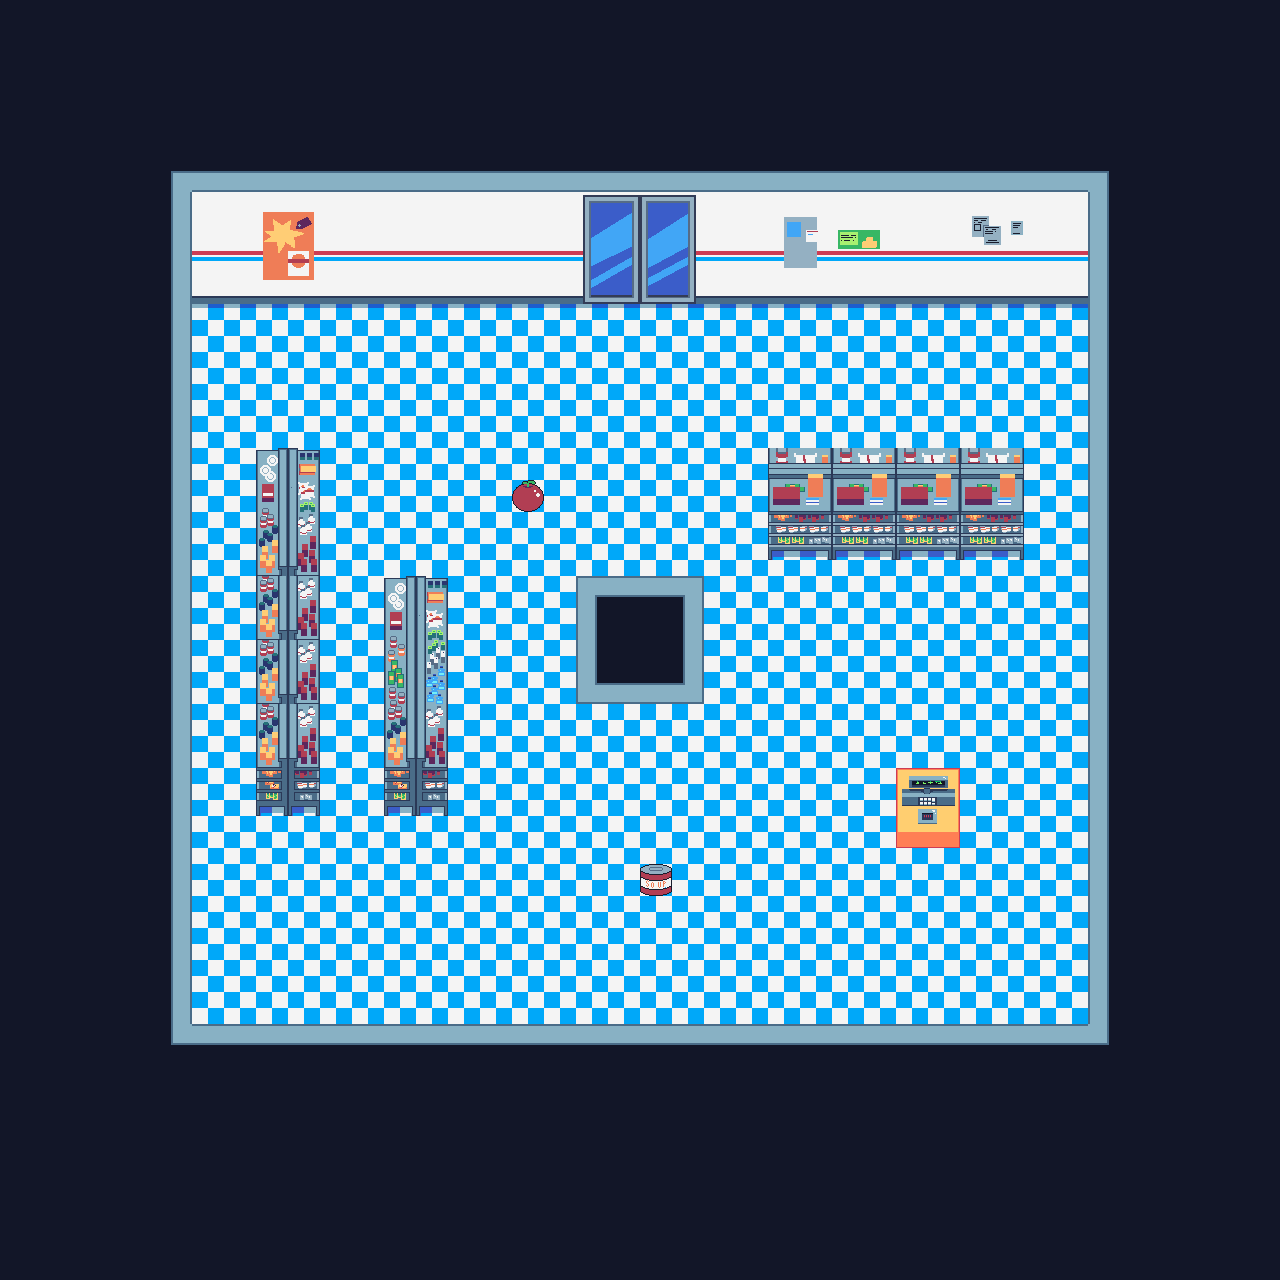

This is a level from a 2D game, rendered from its Tiled map with the project's own tilesets. A one-line summary and the complete map file follow:
An orthogonal 20x20 tile map with 64x64 px tiles, 2 tile layers (Floor, Mock Items), 2 tilesets and 14 objects (Exit, Player).

<map version="1.2" tiledversion="1.3.4" orientation="orthogonal" renderorder="right-down" width="20" height="20" tilewidth="64" tileheight="64" infinite="0" nextlayerid="7" nextobjectid="19">
 <tileset firstgid="1" name="tileset" tilewidth="64" tileheight="64" tilecount="42" columns="7">
  <image source="../tilesv3.png" width="448" height="384" />
 </tileset>
 <tileset firstgid="43" name="items_set" tilewidth="32" tileheight="32" tilecount="16" columns="4">
  <image source="../items_set.png" width="128" height="128" />
 </tileset>
 <layer id="1" name="Floor" width="20" height="20">
  <data encoding="csv">
23,23,23,23,23,23,23,23,23,23,23,23,23,23,23,23,23,23,23,23,
23,23,23,23,23,23,23,23,23,23,23,23,23,23,23,23,23,23,23,23,
23,23,1,30,30,30,30,30,30,30,30,30,30,30,30,30,30,2,23,23,
23,23,24,18,34,18,18,18,18,6,7,18,20,21,18,35,18,22,23,23,
23,23,24,25,41,25,25,25,25,13,14,25,27,28,25,42,25,22,23,23,
23,23,24,32,32,32,32,32,32,32,32,32,32,32,32,32,32,22,23,23,
23,23,24,32,32,32,32,32,32,32,32,32,32,32,32,32,32,22,23,23,
23,23,24,32,12,32,32,32,32,32,32,32,3,3,3,3,32,22,23,23,
23,23,24,32,26,32,32,32,32,32,32,32,10,10,10,10,32,22,23,23,
23,23,24,32,26,32,12,32,32,15,17,32,32,32,32,32,32,22,23,23,
23,23,24,32,26,32,19,32,32,29,31,32,32,32,32,32,32,22,23,23,
23,23,24,32,26,32,26,32,32,32,32,32,32,32,32,32,32,22,23,23,
23,23,24,32,33,32,33,32,32,32,32,32,32,32,4,32,32,22,23,23,
23,23,24,32,32,32,32,32,32,32,32,32,32,32,11,32,32,22,23,23,
23,23,24,32,32,32,32,32,32,32,32,32,32,32,32,32,32,22,23,23,
23,23,24,32,32,32,32,32,32,32,32,32,32,32,32,32,32,22,23,23,
23,23,8,16,16,16,16,16,16,16,16,16,16,16,16,16,16,9,23,23,
23,23,23,23,23,23,23,23,23,23,23,23,23,23,23,23,23,23,23,23,
23,23,23,23,23,23,23,23,23,23,23,23,23,23,23,23,23,23,23,23,
23,23,23,23,23,23,23,23,23,23,23,23,23,23,23,23,23,23,23,23
</data>
 </layer>
 <objectgroup color="#55ff00" id="2" name="Items">
  <object id="17" x="848" y="604.333" width="32" height="32">
   <properties>
    <property name="filename" value="toilet.png" />
   </properties>
  </object>
  <object id="18" x="663.333" y="476.667" width="32" height="32">
   <properties>
    <property name="filename" value="carrot.png" />
   </properties>
  </object>
 </objectgroup>
 <objectgroup color="#000000" id="6" name="Walls">
  <object id="1" x="128" y="128" width="1024" height="127" />
  <object id="2" x="1088" y="253" width="64" height="771" />
  <object id="3" x="128" y="1024" width="1024" height="64" />
  <object id="4" x="128" y="255" width="64" height="769" />
  <object id="5" x="576" y="576" width="128" height="128" />
  <object id="6" x="256" y="448" width="64" height="320" />
  <object id="7" x="384" y="576" width="64" height="192" />
  <object id="8" x="768" y="448" width="256" height="64" />
 </objectgroup>
 <objectgroup color="#aa0000" id="3" name="Enemies">
  <object id="12" x="512" y="896" width="64" height="64">
   <properties>
    <property name="type" value="normal" />
   </properties>
  </object>
  <object id="16" x="767" y="702" width="64" height="64">
   <properties>
    <property name="type" value="big" />
   </properties>
  </object>
 </objectgroup>
 <objectgroup color="#aa00ff" id="4" name="Other">
  <object id="9" name="Exit" x="896" y="768" width="64" height="64" />
  <object id="10" name="Player" x="576" y="320" width="64" height="64" />
 </objectgroup>
 <layer id="5" name="Mock Items" width="20" height="20">
  <data encoding="csv">
0,0,0,0,0,0,0,0,0,0,0,0,0,0,0,0,0,0,0,0,
0,0,0,0,0,0,0,0,0,0,0,0,0,0,0,0,0,0,0,0,
0,0,0,0,0,0,0,0,0,0,0,0,0,0,0,0,0,0,0,0,
0,0,0,0,0,0,0,0,0,0,0,0,0,0,0,0,0,0,0,0,
0,0,0,0,0,0,0,0,0,0,0,0,0,0,0,0,0,0,0,0,
0,0,0,0,0,0,0,0,0,0,0,0,0,0,0,0,0,0,0,0,
0,0,0,0,0,0,0,0,0,0,0,0,0,0,0,0,0,0,0,0,
0,0,0,0,0,0,0,0,43,0,0,0,0,0,0,0,0,0,0,0,
0,0,0,0,0,0,0,0,0,0,0,0,0,0,0,0,0,0,0,0,
0,0,0,0,0,0,0,0,0,0,0,0,0,0,0,0,0,0,0,0,
0,0,0,0,0,0,0,0,0,0,0,0,0,0,0,0,0,0,0,0,
0,0,0,0,0,0,0,0,0,0,0,0,0,0,0,0,0,0,0,0,
0,0,0,0,0,0,0,0,0,0,0,0,0,0,0,0,0,0,0,0,
0,0,0,0,0,0,0,0,0,0,50,0,0,0,0,0,0,0,0,0,
0,0,0,0,0,0,0,0,0,0,0,0,0,0,0,0,0,0,0,0,
0,0,0,0,0,0,0,0,0,0,0,0,0,0,0,0,0,0,0,0,
0,0,0,0,0,0,0,0,0,0,0,0,0,0,0,0,0,0,0,0,
0,0,0,0,0,0,0,0,0,0,0,0,0,0,0,0,0,0,0,0,
0,0,0,0,0,0,0,0,0,0,0,0,0,0,0,0,0,0,0,0,
0,0,0,0,0,0,0,0,0,0,0,0,0,0,0,0,0,0,0,0
</data>
 </layer>
</map>
